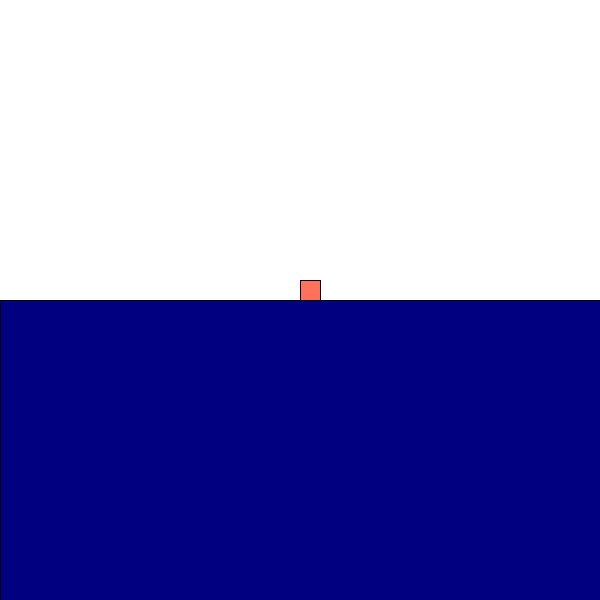
Frame 1 (no input)
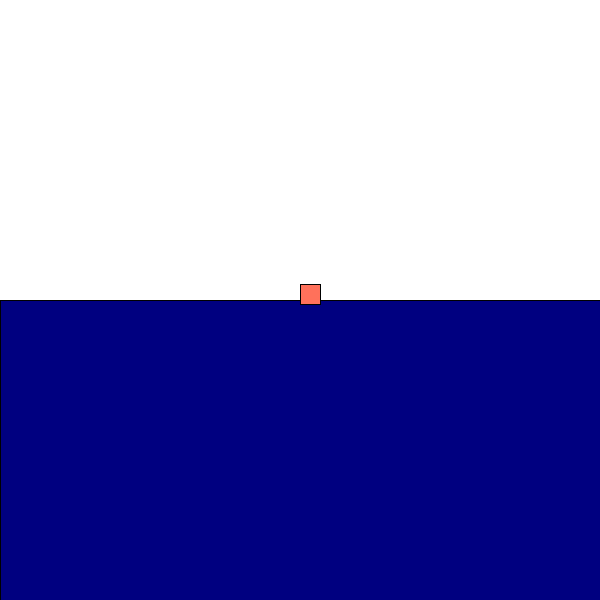
Frame 60 (the mouse pressed at the canvas centre just before this capture)
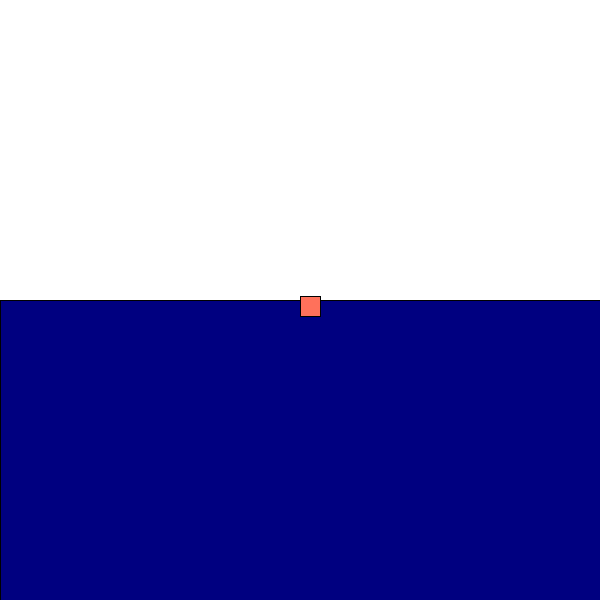
Frame 120 (the mouse held since frame 60 and released just before this capture)

The Processing sketch that drew these frames (run headless with seeded random() and noise(); from frame 60 on, the mouse is pressed at the canvas centre):

// Processing sketch: Flotabilidad
// ── Flotabilidad.pde
// Problema 1 - Flotabilidad  :  //<>//
/*
Simularemos un cubo que flota en el agua.
*/


// Condiciones o parametros del problema:
final float   M  = 5.0;   // Cube mass (kg)
final float   Gc = 9.8;   // Gravity constant (m/(s*s))
final PVector G  = new PVector(0.0, Gc);   // Acceleration due to gravity (m/(s*s))
final PVector S0 = new PVector(300, 280);   // Particle's start position (pixels)
final float   l = 20;  // Lado del cubo (m)
final float   p = 0.0005; // Densidad del agua (kg/m³)

PVector _s  = new PVector();   // Position of the particle (pixels)
PVector _v  = new PVector();   // Velocity of the particle (pixels/s)
PVector _a  = new PVector();   // Accleration of the particle (pixels/(s*s))
PVector _v0 = new PVector();

/////////////////////////////////////////////////////////////////////
// Parameters of the numerical integration:
float         SIM_STEP = .02;   // dt = Simulation time-step (s)
float         _simTime;
////////////////////////////////////////////////////////////////////////////77

// Ley de Newton: 
//      a(s(t), v(t)) = [Fflot + Fpeso ]/m
//      Fflot = pgV_sumergido
//      Fpeso = mg; siendo g(0, -9.8) m/s²
//      
// Ejemplo de un cubo flotando en el agua.
PVector calculateAcceleration(PVector s, PVector v)
{
    PVector Fflot = new PVector(0.0,0.0);
    PVector Fpeso = PVector.mult(G, M);
    
    float radio = l/2;
    float volumen_sumergido = 0.0;
    if(s.y < height/2){
      volumen_sumergido = 4 * PI * radio * radio * radio / 3;
    } else {
      float h = (s.y - (height/2) +radio );
      float _a = 2 * h * radio - h * h;
      volumen_sumergido = (3 * _a * _a + h * h) * PI * h/6;
    }
    Fflot.y = -p*Gc*volumen_sumergido;
    


    PVector SumF  = PVector.add(Fpeso, Fflot);
  
    PVector a = SumF.div(M);

  return a;
  
}

void settings()
{
    size(600, 600);
}

void setup()
{
  frameRate(60);
  
  _v0.set(0.0, 0.0);
  _s = S0.copy();
  _v.set(_v0.x, _v0.y);
  _a.set(0.0, 0.0);
  _simTime = 0;
}

void draw()
{
  background(255);
 
  drawScene();
  updateSimulation();
  
  if (_s.y < 0){
    println(_s);
    exit();
  }
  // if(_simTime > SIM_STEP * 3)
  //   exit();
}

void drawScene()
{
  int radio = 20;
  
  fill(#000080);
  rect(0, height/2, width, height/2);
  
  strokeWeight(1);
  fill(#FF715B);
  rect(_s.x, _s.y, l, l);
  
}


void updateSimulation()
{
    _simTime += SIM_STEP;
    updateSimulationSimplecticEuler();
}

void updateSimulationSimplecticEuler()
{

  PVector acel =  calculateAcceleration(_s, _v);
  
  _v.add(PVector.mult(acel, SIM_STEP)); 
  _s.add(PVector.mult(_v, SIM_STEP));
  
}

void keyPressed()
{
  if (key == 'r' || key == 'R')
  {
    setup();
  }
 
}
